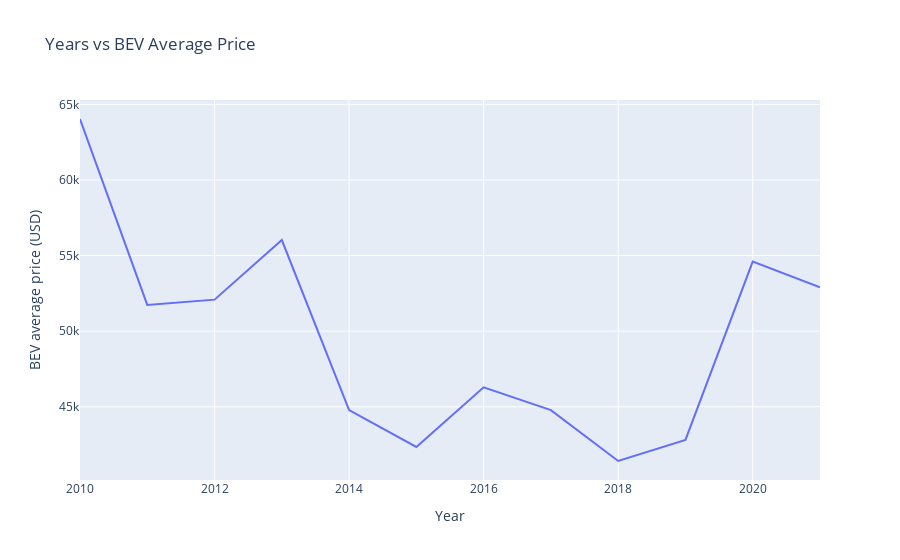

Source (notebook cell):
### Code cell
import plotly.express as px

fig = px.line(df_prices, x='Year', y='BEV average price (USD)', title='Years vs BEV Average Price')
fig.show()

### Figure 1 — Plotly figure (JSON) as saved in the notebook; plotly's stock layout.template omitted (floating-point values rounded to 4 significant figures)
{"data": [{"hovertemplate": "Year=%{x}<br>BEV average price (USD)=%{y}<extra></extra>", "legendgroup": "", "line": {"color": "#636efa", "dash": "solid"}, "marker": {"symbol": "circle"}, "mode": "lines", "name": "", "orientation": "v", "showlegend": false, "type": "scatter", "x": [2010, 2011, 2012, 2013, 2014, 2015, 2016, 2017, 2018, 2019, 2020, 2021], "xaxis": "x", "y": [64032, 51736, 52084, 56028, 44776, 42340, 46284, 44776, 41412, 42804, 54600, 52900], "yaxis": "y"}], "layout": {"autosize": true, "legend": {"tracegroupgap": 0}, "title": {"text": "Years vs BEV Average Price"}, "xaxis": {"anchor": "y", "autorange": true, "domain": [0, 1], "range": [2010, 2021], "title": {"text": "Year"}, "type": "linear"}, "yaxis": {"anchor": "x", "autorange": true, "domain": [0, 1], "range": [40160.0, 65290.0], "title": {"text": "BEV average price (USD)"}, "type": "linear"}}}
